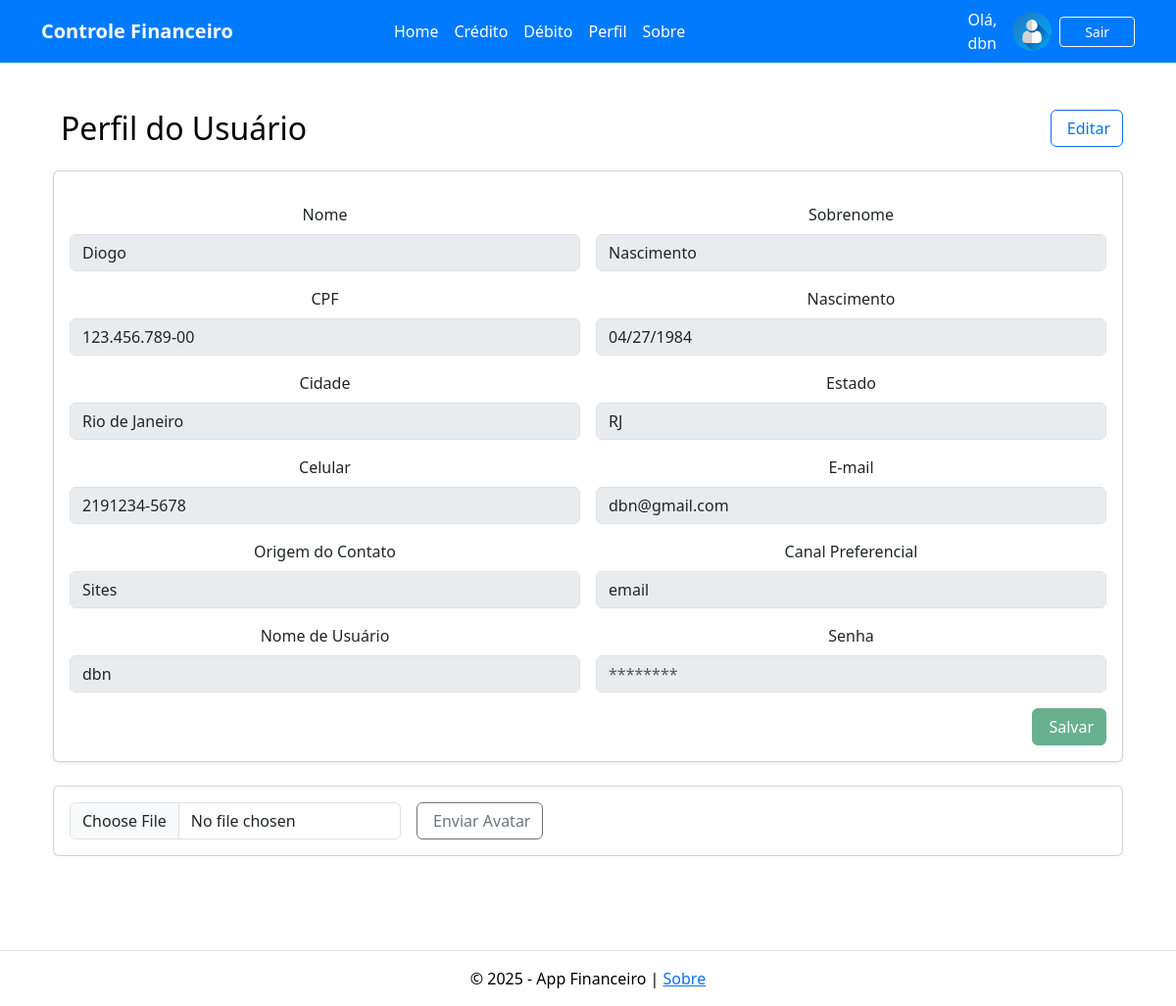
The app's page /perfil (signed in) with its own data.
### tables this page shows
CREATE TABLE "usuarios" (
    id INTEGER PRIMARY KEY,
    username TEXT NOT NULL,
    senha_hash TEXT NOT NULL,
    is_admin BOOLEAN DEFAULT 0,
    ativo BOOLEAN DEFAULT 1,
    nome TEXT,
    sobrenome TEXT,
    cpf TEXT,
    nascimento TEXT,
    cidade TEXT,
    estado TEXT,
    celular TEXT,
    email TEXT,
    origem TEXT,
    canal TEXT
, avatar TEXT);

### app.py (the view)
@app.route('/perfil')
def perfil():
    if 'usuario' not in session:
        flash('Você precisa estar logado para acessar o perfil.', 'warning')
        return redirect(url_for('login'))
    usuario_nome = session['usuario']['username']
    query = """
        SELECT id, username, is_admin,
                ativo, nome, sobrenome,
                cpf, nascimento, cidade,
                estado, celular, email,
                origem, canal
        FROM usuarios
        WHERE username = ?
    """
    resultado = executar_consulta(query, (usuario_nome,), fetchone=True)
    if resultado:
        campos = ['id', 'username', 'admin', 'ativo',
                 'nome', 'sobrenome', 'cpf', 'nascimento',
                 'cidade', 'estado', 'celular', 'email',
                 'origem', 'canal']
        usuario = dict(zip(campos, resultado))
    else:
        flash('Usuário não encontrado.', 'danger')
        return redirect(url_for('login'))
    return render_template('perfil.html', usuario=usuario)

### utils.py (called while the page is built)
def executar_consulta(query, parametros=(), fetchone=False, fetchall=False, commit=False):
    conexao = sqlite3.connect('financeiro.db')
    cursor = conexao.cursor()
    cursor.execute(query, parametros)
    resultado = None
    if fetchone:
        resultado = cursor.fetchone()
    elif fetchall:
        resultado = cursor.fetchall()
    if commit:
        conexao.commit()
    conexao.close()
    return resultado

### templates/perfil.html (shortened to what this page needs)
{% extends 'base.html' %}
{% block content %}
<div class="container my-5">
  <div class="d-flex justify-content-between align-items-center mb-4">
    <h2 class="mb-0">
      Perfil do Usuário
    </h2>
    <button id="editarBtn" class="btn btn-outline-primary">
      Editar
    </button>
  </div>
  <form method="POST" action="{{ url_for('atualizar_perfil') }}">
    <div class="card shadow-sm">
      <div class="card-body">
        <fieldset disabled class="row g-3">
          <div class="col-md-6">
            <label class="form-label"> Nome</label>
            <input type="text" class="form-control" name="nome" value="{{ usuario.nome or '' }}">
          </div>
          <div class="col-md-6">
            <label class="form-label"> Sobrenome</label>
            <input type="text" class="form-control" name="sobrenome" value="{{ usuario.sobrenome or '' }}">
          </div>
          <div class="col-md-6">
            <label class="form-label"> CPF</label>
            <input type="text" class="form-control" name="cpf" value="{{ usuario.cpf or '' }}">
          </div>
          <div class="col-md-6">
            <label class="form-label"> Nascimento</label>
            <input type="date" class="form-control" name="nascimento" value="{{ usuario.nascimento or '' }}">
          </div>
          <div class="col-md-6">
            <label class="form-label"> Cidade</label>
            <input type="text" class="form-control" name="cidade" value="{{ usuario.cidade or '' }}">
          </div>
          <div class="col-md-6">
            <label class="form-label"> Estado</label>
            <input type="text" class="form-control" name="estado" value="{{ usuario.estado or '' }}">
          </div>
          <div class="col-md-6">
            <label class="form-label"> Celular</label>
            <input type="text" class="form-control" name="celular" value="{{ usuario.celular or '' }}">
          </div>
          <div class="col-md-6">
            <label class="form-label"> E-mail</label>
            <input type="email" class="form-control" name="email" value="{{ usuario.email or '' }}">
          </div>
          <div class="col-md-6">
            <label class="form-label"> Origem do Contato</label>
            <input type="text" class="form-control" name="origem" value="{{ usuario.origem or '' }}">
          </div>
          <div class="col-md-6">
            <label class="form-label"> Canal Preferencial</label>
            <input type="text" class="form-control" name="canal" value="{{ usuario.canal or '' }}">
          </div>
          <div class="col-md-6">
            <label class="form-label"> Nome de Usuário</label>
            <input type="text" class="form-control" name="username" value="{{ usuario.username }}">
          </div>
          <div class="col-md-6">
            <label class="form-label"> Senha</label>
            <input type="password" class="form-control" name="senha" value="" placeholder="********">
          </div>
        </fieldset>
        <div class="col-12 text-end mt-3">
          <button id="salvarBtn" class="btn btn-success" type="submit" disabled>
            Salvar
          </button>
        </div>
      </div>
    </div>
  </form>
  <div class="card mt-4">
    <div class="card-body">
      <form action="{{ url_for('upload_avatar') }}" method="POST" enctype="multipart/form-data" class="d-flex flex-column flex-md-row align-items-center gap-3">
        <input type="file" name="avatar" accept="image/*" class="form-control w-auto" required>
        <button type="submit" class="btn btn-outline-secondary">
          Enviar Avatar
        </button>
      </form>
    </div>
  </div>
</div>
{% endblock %}

### templates/includes/navbar.html (shortened to what this page needs)
<nav class="navbar navbar-expand-lg" style="background-color: #007BFF;">
    <div class="container">
        <a class="navbar-brand text-white fw-bold" href="{{ url_for('home') }}">Controle Financeiro</a>
        <div class="collapse navbar-collapse" id="navbarNav">
            {% if session.get('usuario') %}
                <ul class="navbar-nav mx-auto mb-2 mb-lg-0">
                    {% if session['is_admin'] %}
                        <li class="nav-item">
                            <a class="nav-link text-white" href="{{ url_for('admin_dashboard') }}">
                                Dashboard
                            </a>
                        </li>
                        <li class="nav-item">
                            <a class="nav-link text-white" href="{{ url_for('about') }}">
                                Sobre
                            </a>
                        </li>
                    {% else %}
                        <li class="nav-item">
                            <a class="nav-link text-white" href="{{ url_for('home') }}">
                                Home
                            </a>
                        </li>
                        <li class="nav-item">
                            <a class="nav-link text-white" href="{{ url_for('credito') }}">
                                Crédito
                            </a>
                        </li>
                        <li class="nav-item">
                            <a class="nav-link text-white" href="{{ url_for('debito') }}">
                                Débito
                            </a>
                        </li>
                        <li class="nav-item">
                            <a class="nav-link text-white" href="{{ url_for('perfil') }}">
                                Perfil
                            </a>
                        </li>
                        <li class="nav-item">
                            <a class="nav-link text-white" href="{{ url_for('about') }}">
                                Sobre
                            </a>
                        </li>
                    {% endif %}
                </ul>
                <div class="d-flex ms-auto align-items-center">
                    <span class="text-white me-3">Olá, {{ session['usuario']['username'] }}</span>
                    {% if session['usuario']['avatar'] %}
                        <img src="{{ url_for('static', filename='avatars/' + session['usuario']['avatar']) }}"
                             alt="Avatar" width="40" class="rounded-circle img-fluid me-2">
                    {% else %}
                        <img src="{{ url_for('static', filename='avatars/default-avatar.png') }}"
                             alt="Avatar" width="40" class="rounded-circle img-fluid me-2">
                    {% endif %}
                    <a class="btn btn-outline-light btn-sm w-100 mb-2m" href="{{ url_for('logout') }}">Sair</a>
                </div>
            {% else %}
                <div class="ms-auto">
                    <a class="btn btn-outline-light btn-sm w-100 mb-2" href="{{ url_for('login') }}">Entrar</a>
                </div>
            {% endif %}
        </div>
    </div>
</nav>

### static/css/style.css (style rules this page uses)
:root { --fundo-principal: #ffffff; --fundo-secundario: #121212; --fundo-card: #FFFFFF; --primaria: #4F9DDE; --secundaria: #6FCF97; --texto-principal: #000000; --texto-secundario: #666666; --borda: #E0E0E0; --erro: #EB5757; --sucesso: #27AE60; --text-color: #212529; --card-bg: #f8f9fa; }
body { background-color: var(--fundo-principal); color: var(--texto-principal); font-family: 'Segoe UI', Tahoma, Geneva, Verdana, sans-serif; min-height: 100vh; }

### records on screen
usuarios: usuario.username "dbn", nome "Diogo", sobrenome "Nascimento", cpf "123.456.789-00", nascimento "04/27/1984", cidade "Rio de Janeiro", estado "RJ", celular "2191234-5678", email "dbn@gmail.com", origem "Sites", canal "email", username "dbn"
